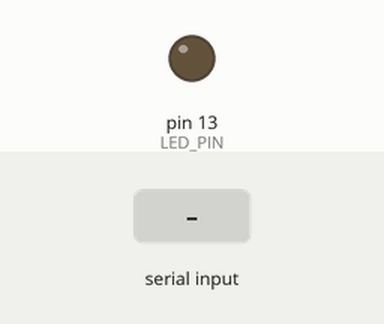
Simulated run of this sketch. Board: Arduino Uno, built with avr-gcc and run on an emulated ATmega328P. Parts: output pins drawn as LEDs (lit = HIGH). Dashed ring = blinking. Inputs (shaded band) come from the test bench.

Above: at 1.2 s.
1.3 s: "1" received over Serial
At 2.1 s:
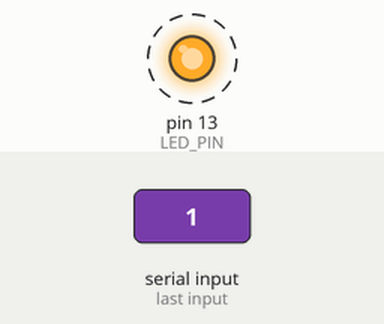
Timing chart, 0 to 11.8 s (numbered marks = the images above; inputs shaded):
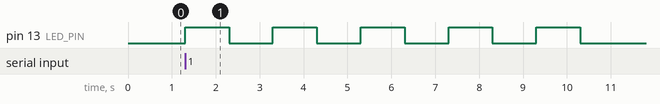

The sketch:

teja-mp1b_.ino
```cpp
 #define LED_PIN 13  // Change this to the pin number where your LED is connected

void setup() {
  pinMode(13, OUTPUT);  // Initialize the LED pin as an output
  Serial.begin(9600);  // Start serial communication at 9600 baud rate
}

void loop() {
  if (Serial.available()) {  // If data is available to read
    char c = Serial.read();  // Read the incoming data
    if (c == '1') {  // If '1' is received
      blinkLED();  // Call the blinkLED function
    }
  }
}

void blinkLED() {
  for (int i = 0; i < 5; i++) {  // Blink for 5 times
    digitalWrite(LED_PIN, HIGH);  // Turn the LED on
    delay(1000);  // Wait for 1000ms
    digitalWrite(LED_PIN, LOW);  // Turn the LED off
    delay(1000);  // Wait for 1000ms
  }
}
```

Measured:
- after the input at 1.3 s, pin 13 (LED_PIN): alternates HIGH for 1.0 s and LOW for 1.0 s, starting at once
